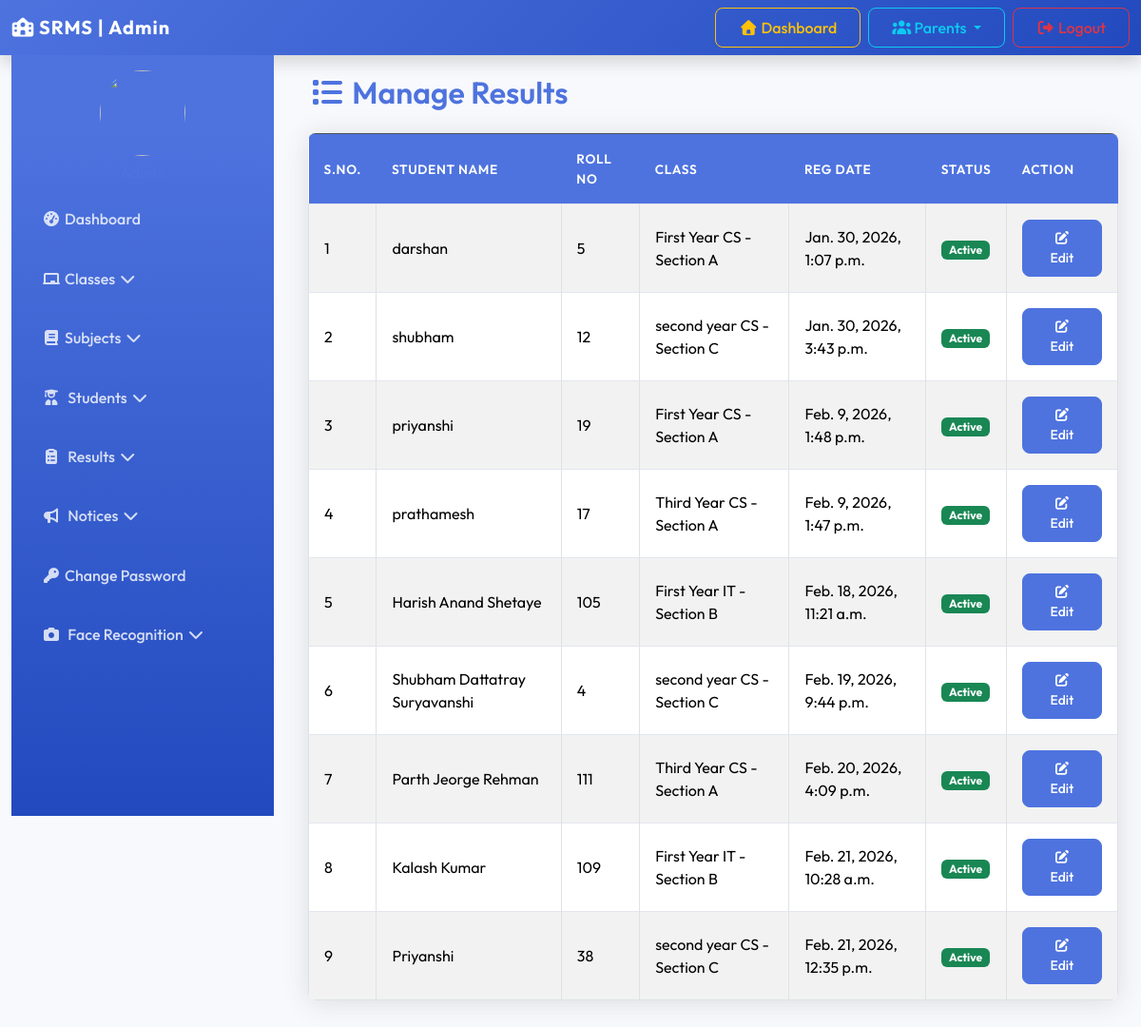
Screenshot of /manage_result/ (signed in) with the database file from the repository.
### resultapp/models.py (models this page shows, shortened)
class Student(models.Model):
    GENDER_CHOICES = [
        ('male', 'Male'),
        ('female', 'Female'),
        ('other', 'Other'),
    ]
    name = models.CharField(max_length=200)
    roll_id = models.CharField(max_length=20, unique=True)
    email = models.EmailField(max_length=50, unique=True)
    gender = models.CharField(max_length=10, choices=GENDER_CHOICES)
    dob = models.CharField(max_length=20)
    student_class = models.ForeignKey(Class, on_delete=models.SET_NULL, null=True)
    reg_date = models.DateTimeField(auto_now_add=True)
    updation_date = models.DateTimeField(auto_now=True)
    status = models.IntegerField(default=1)
    photo = models.ImageField(upload_to='student_faces/', null=True, blank=True)

class Class(models.Model):
    class_name = models.CharField(max_length=100)
    class_numeric = models.IntegerField()
    section = models.CharField(max_length=10)
    creation_date = models.DateTimeField(auto_now_add=True)
    updation_date = models.DateTimeField(auto_now=True)
    class Meta:
        verbose_name_plural = "Classes"

### resultapp/views.py (the view)
# urls.py: path('manage_result/', manage_result, name='manage_result'),
@login_required
def manage_result(request):
    results = Result.objects.select_related('student', 'student_class').all()
    students = {}
    for res in results:
        stu_id = res.student.id
        if stu_id not in students:
            students[stu_id] = {
                'student': res.student,
                'class': res.student_class,
            }
    return render(request, 'manage_result.html', {'results': students.values()})

### StudentResultManagement/resultapp/templates/manage_result.html (shortened to what this page needs)
{% extends 'admin_base.html' %}
{% load static %}
{% block content %}
<div class="container">
    <h2 class="mb-4"><i class="fas fa-list"></i> Manage Results</h2>
    <table class="table table-bordered table-striped">
        <thead class="table-dark">
            <tr>
                <th>S.No.</th>
                <th>Student Name</th>
                <th>Roll No</th>
                <th>Class</th>
                <th>Reg Date</th>
                <th>Status</th>
                <th>Action</th>
            </tr>
        </thead>
        <tbody>
            {% for i in results %}
            <tr>
                <td>{{ forloop.counter }}</td>
                <td>{{ i.student.name }}</td>
                <td>{{ i.student.roll_id }}</td>
                <td>{{ i.class.class_name }} - Section {{ i.class.section }}</td>
                <td>{{ i.student.reg_date }}</td>
                <td>
                    {% if i.student.status == 1 %}
                        <span class="badge bg-success">Active</span>
                    {% else %}
                        <span class="badge bg-danger">Inactive</span>
                    {% endif %}
                </td>
                <td>
                    <a href="{% url 'edit_result' i.student.id %}"  class="btn btn-primary btn-sm"><i class="fas fa-edit"></i>Edit</a>
                </td>
            </tr>
            {% empty %}
            <tr>
                <td colspan="7" class="text-center">No students found.</td>
            </tr>
            {% endfor %}
        </tbody>
    </table>
</div>
{% endblock %}

### resultapp/static/css/style.css (style rules this page uses)
:root { --primary-color: #4e73df; --secondary-color: #858796; --success-color: #1cc88a; --info-color: #36b9cc; --warning-color: #f6c23e; --danger-color: #e74a3b; --light-bg: #f8f9fc; --dark-text: #5a5c69; --card-shadow: 0 .15rem 1.75rem 0 rgba(58, 59, 69, .15); }
body { font-family: 'Outfit', sans-serif; background-color: var(--light-bg); color: var(--dark-text); }
h1, h2, h3, h4, h5, h6 { font-weight: 600; color: #4e73df; }
.btn { border-radius: 0.5rem; padding: 0.5rem 1.5rem; font-weight: 500; transition: all 0.2s; }
.btn-primary { background-color: var(--primary-color); border-color: var(--primary-color); }
.table { background-color: #fff; border-radius: 0.5rem; overflow: hidden; box-shadow: 0 0.15rem 1.75rem 0 rgba(58, 59, 69, 0.15); }
.table thead th { background-color: #4e73df; color: #fff; border: none; font-weight: 600; text-transform: uppercase; font-size: 0.85rem; letter-spacing: 0.05em; }
.table-striped tbody tr:nth-of-type(odd) { background-color: rgba(0, 0, 0, 0.02); }
.table td, .table th { vertical-align: middle; padding: 1rem; border-top: 1px solid #e3e6f0; }

### rows the page displays
Student: student.name "darshan", student.roll_id "5", class.class_name "First Year CS", class.section "A", student.reg_date "Jan. 30, 2026, 1:07 p.m.", status "Active"
Student: student.name "shubham", student.roll_id "12", class.class_name "second year CS", class.section "C", student.reg_date "Jan. 30, 2026, 3:43 p.m.", status "Active"
Student: student.name "priyanshi", student.roll_id "19", class.class_name "First Year CS", class.section "A", student.reg_date "Feb. 9, 2026, 1:48 p.m.", status "Active"
Student: student.name "prathamesh", student.roll_id "17", class.class_name "Third Year CS", class.section "A", student.reg_date "Feb. 9, 2026, 1:47 p.m.", status "Active"
Student: student.name "Harish Anand Shetaye", student.roll_id "105", class.class_name "First Year IT", class.section "B", student.reg_date "Feb. 18, 2026, 11:21 a.m.", status "Active"
Student: student.name "Shubham Dattatray Suryavanshi", student.roll_id "4", class.class_name "second year CS", class.section "C", student.reg_date "Feb. 19, 2026, 9:44 p.m.", status "Active"
Student: student.name "Parth Jeorge Rehman", student.roll_id "111", class.class_name "Third Year CS", class.section "A", student.reg_date "Feb. 20, 2026, 4:09 p.m.", status "Active"
Student: student.name "Kalash Kumar", student.roll_id "109", class.class_name "First Year IT", class.section "B", student.reg_date "Feb. 21, 2026, 10:28 a.m.", status "Active"
Student: student.name "Priyanshi", student.roll_id "38", class.class_name "second year CS", class.section "C", student.reg_date "Feb. 21, 2026, 12:35 p.m.", status "Active"
